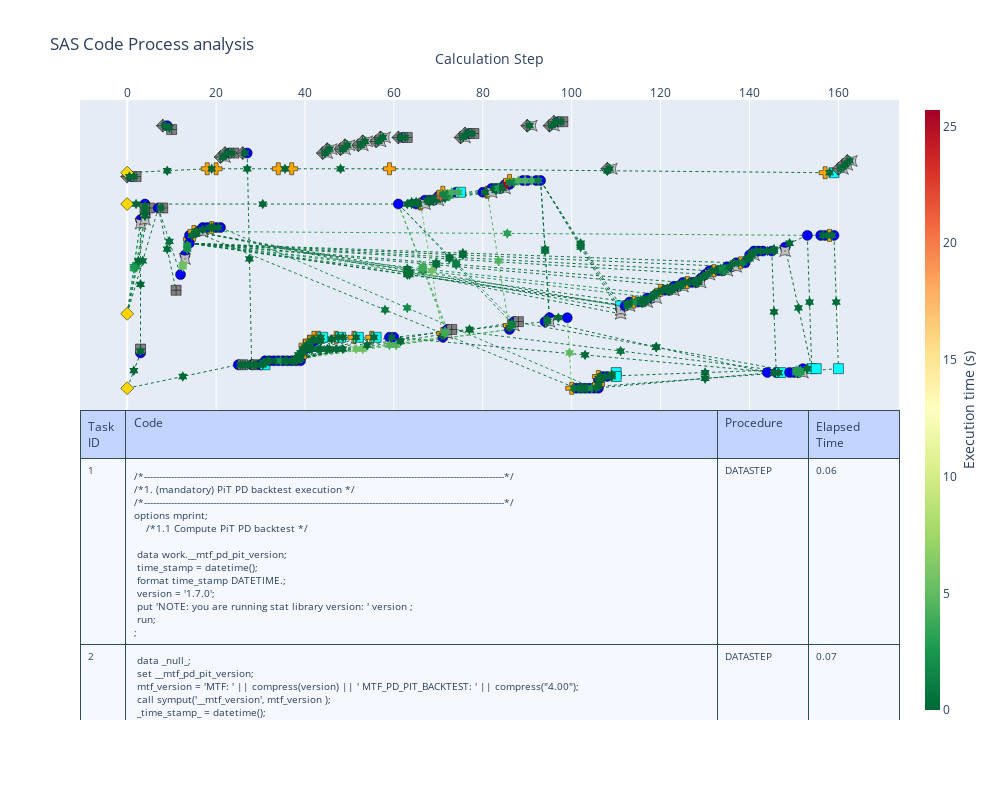

The cell this chart's notebook holds for it:
### Code cell
# Base
fig = make_subplots(rows=2, cols=1,
                    shared_xaxes=False,
                    vertical_spacing=0,
                    specs=[[{"type": "scatter"}], [{"type": "table"}]])

# Network plot
# a) Edges
for i in range(len(edge_trace)):
    fig.add_trace(edge_trace[i], row=1, col=1) 
# b) Nodes
fig.add_trace(node_trace, row=1, col=1)
# c) Text
fig.add_trace(edge_text_trace, row=1, col=1) 

# Table plot
fig.add_trace(go.Table(columnwidth=[1,13,2,2],
                       header=dict(values=col_list,
                                   font=dict(size=12),
                                   fill = dict(color='#C2D4FF'),
                                   line_color='darkslategray',
                                   align = ['left']),
                       cells=dict(values=[df_code[k].tolist() for k in col_list],
                                  font=dict(size=10),
                                  fill = dict(color='#F5F8FF'),
                                  line_color='darkslategray',
                                  align = ['left'])
                      ), row=2, col=1)
# Update
fig.update_layout(width=1000, height=800,
                  showlegend=False,
                  title_text="SAS Code Process analysis",
                  xaxis=dict(title='Calculation Step', 
                             side='top'),
                  yaxis=dict(showgrid=False, 
                             zeroline=False, 
                             showticklabels=False))
